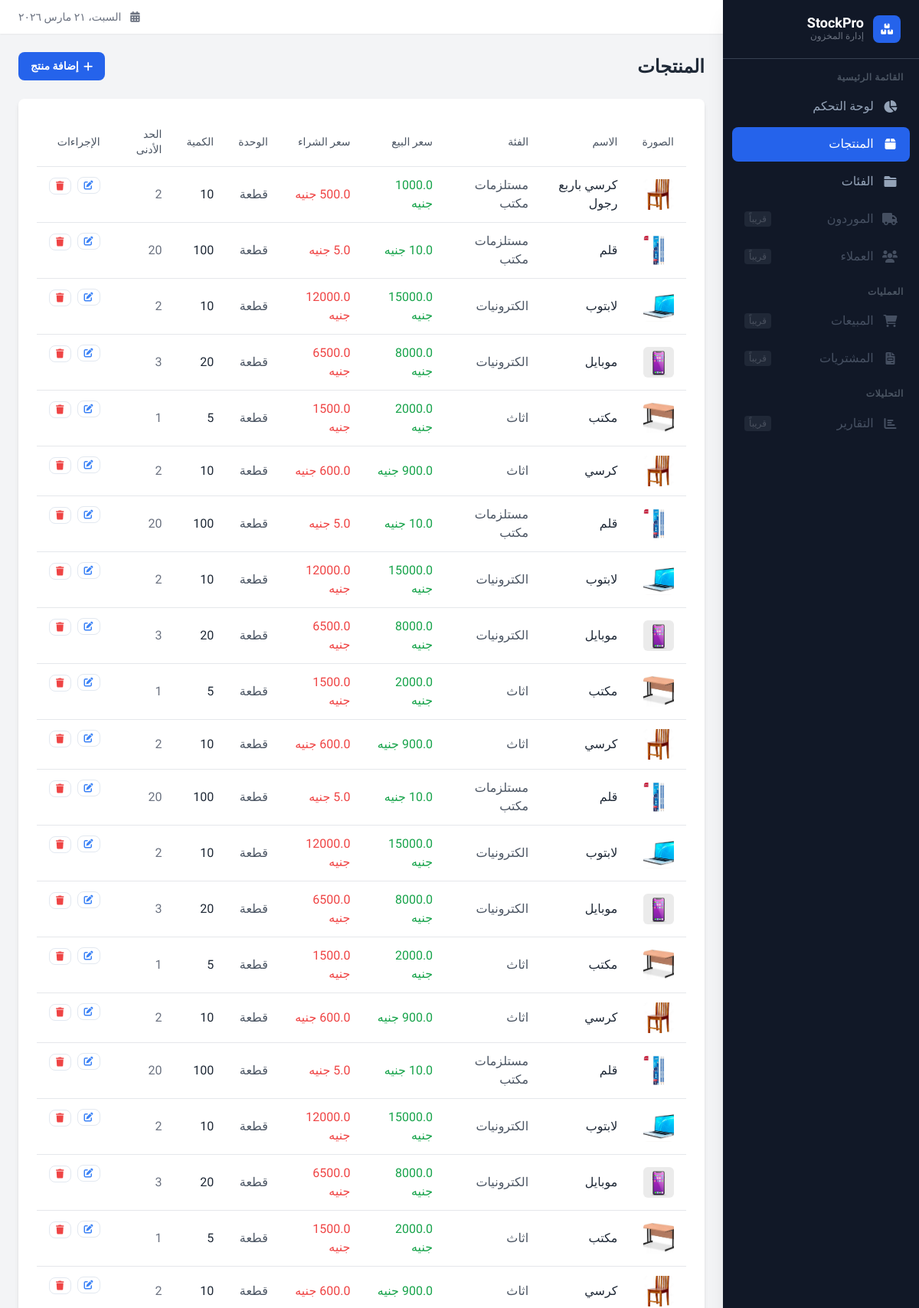
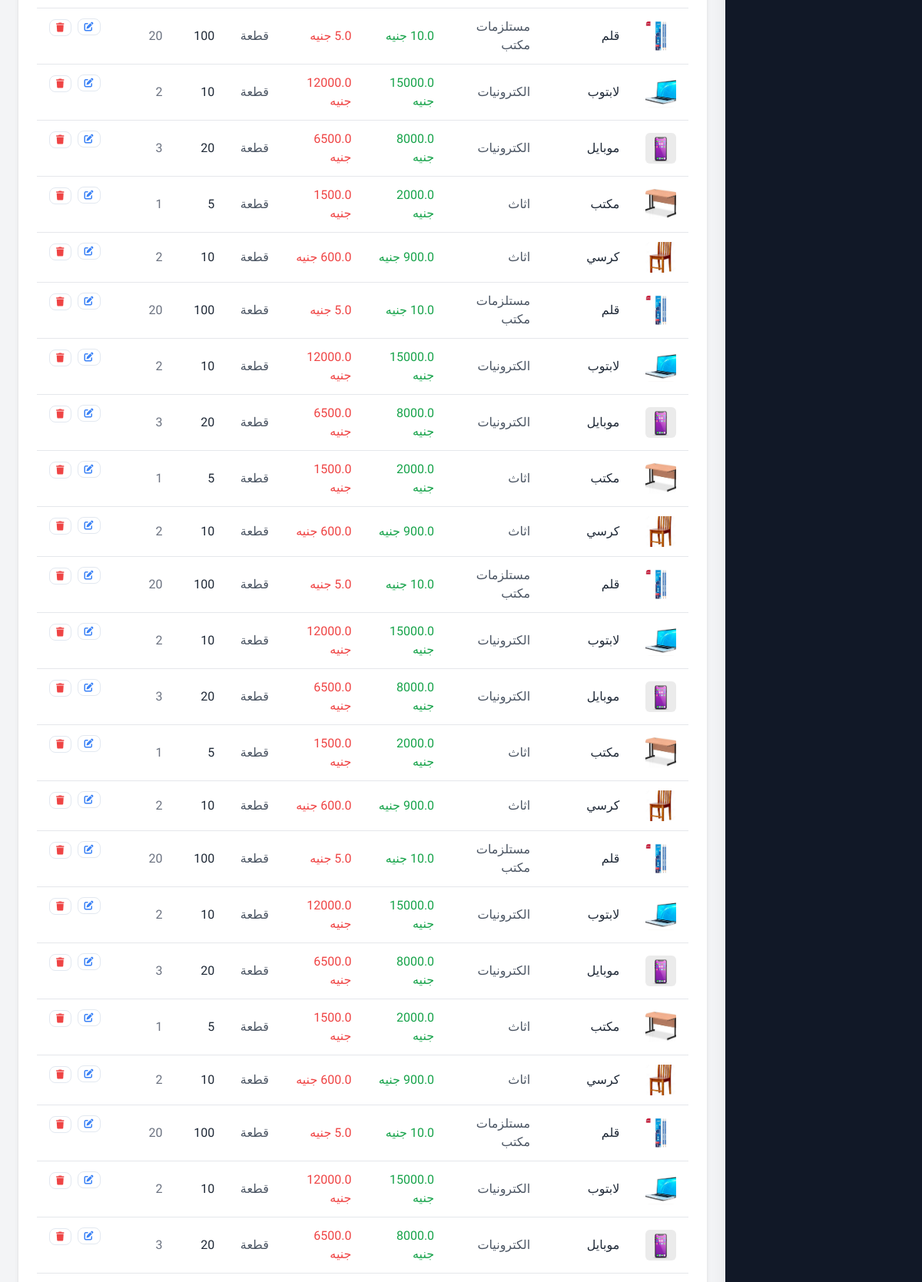
Page /products (upper part) on the committed database (2 pictures, top to bottom).
### tables this page shows
CREATE TABLE products ( --جدول المنتجات
    id integer primary key autoincrement,
    name text not null,
    category_id integer not null,
    price_for_sale real not null,
    price_for_buy real not null,
    photo_url text not null,
    unit text not null,
    quantity_by_unit  integer default 0 not null,
    min_quantity integer default 0 not null,
    foreign key (category_id) references categories(id)
);

CREATE TABLE categories ( --جدول الاقسام
    id integer primary key autoincrement,
    name text not null unique
);

### app.py (the view)
@stokpro.route('/products')
def productPage():
    conn = get_db_connection()
    products = conn.execute('''
        SELECT
            products.*,
            categories.name AS category_name
        FROM products
        JOIN categories ON products.category_id = categories.id
    ''').fetchall()
    conn.close()
    return render_template('products.html', products=products)

### app.py (called while the page is built)
def get_db_connection():
    conn = sqlite3.connect('database/stockpro.db')
    conn.row_factory = sqlite3.Row
    return conn

### templates/products.html (shortened to what this page needs)
{% extends "base.html" %}
{% block content %}
<div class="flex justify-between items-center mb-6">
    <h1 class="text-2xl font-bold text-gray-800">المنتجات</h1>
    <a href="{{ url_for('productPageadd') }}"
       class="btn btn-primary">
       <i class="fas fa-plus"></i> إضافة منتج
    </a>
</div>
<div class="bg-white rounded-lg shadow-md p-6">
    <div class="overflow-x-auto">
        <table class="w-full">
            <thead>
                <tr class="border-b">
                    <th class="text-right py-3 px-4 text-sm font-medium text-gray-600">الصورة</th>
                    <th class="text-right py-3 px-4 text-sm font-medium text-gray-600">الاسم</th>
                    <th class="text-right py-3 px-4 text-sm font-medium text-gray-600">الفئة</th>
                    <th class="text-right py-3 px-4 text-sm font-medium text-gray-600">سعر البيع</th>
                    <th class="text-right py-3 px-4 text-sm font-medium text-gray-600">سعر الشراء</th>
                    <th class="text-right py-3 px-4 text-sm font-medium text-gray-600">الوحدة</th>
                    <th class="text-right py-3 px-4 text-sm font-medium text-gray-600">الكمية</th>
                    <th class="text-right py-3 px-4 text-sm font-medium text-gray-600">الحد الأدنى</th>
                    <th class="text-right py-3 px-4 text-sm font-medium text-gray-600">الإجراءات</th>
                </tr>
            </thead>
            <tbody>
                {% for product in products %}
                <tr class="border-b hover:bg-gray-50">
                    <td class="py-3 px-4">
                        <img src="{{ url_for('static', filename='images/products/' + product.photo_url) }}"
                             alt="{{ product.name }}"
                             class="w-10 h-10 object-cover rounded-md">
                    </td>
                    <td class="py-3 px-4 font-medium text-gray-800">{{ product.name }}</td>
                    <td class="py-3 px-4 text-gray-600">{{ product.category_name or '-' }}</td>
                    <td class="py-3 px-4 text-green-600 font-medium">{{ product.price_for_sale }} جنيه</td>
                    <td class="py-3 px-4 text-red-500">{{ product.price_for_buy }} جنيه</td>
                    <td class="py-3 px-4 text-gray-600">{{ product.unit }}</td>
                    <td class="py-3 px-4">
                        {% if product.quantity_by_unit <= product.min_quantity %}
                            <span class="bg-red-100 text-red-700 text-xs font-medium px-2 py-1 rounded-full">
                                {{ product.quantity_by_unit }}
                            </span>
                        {% else %}
                            <span class="text-gray-800">{{ product.quantity_by_unit }}</span>
                        {% endif %}
                    </td>
                    <td class="py-3 px-4 text-gray-500">{{ product.min_quantity }}</td>
                    <td class="py-3 px-4 flex items-center gap-2">
                        <a href="{{ url_for('productPageedit', id=product.id) }}"
                           class="btn btn-ghost text-xs px-2 py-1">
                            <i class="fas fa-edit text-blue-500"></i>
                        </a>
                        <form action="{{ url_for('productPagedelete', id=product.id) }}"
                              method="POST"
                              onsubmit="return confirm('هل أنت متأكد من حذف {{ product.name }}؟')"
                              style="display:inline;">
                            <button type="submit" class="btn btn-ghost text-xs px-2 py-1">
                                <i class="fas fa-trash text-red-500"></i>
                            </button>
                        </form>
                    </td>
                </tr>
                {% endfor %}
            </tbody>
        </table>
    </div>
</div>
{% endblock %}

### static/style.css (style rules this page uses)
:root { --primary: #2563eb; --success: #10b981; --warning: #f59e0b; --danger: #ef4444; --dark: #1f2937; --transition: all 0.25s ease; }
* { font-family: 'Cairo', sans-serif; box-sizing: border-box; }
body { direction: rtl; background-color: #f1f5f9; }
.btn { display: inline-flex; align-items: center; gap: 0.4rem; padding: 0.5rem 1rem; border-radius: 0.5rem; font-size: 0.875rem; font-weight: 600; cursor: pointer; border: none; transition: var(--transition); text-decoration: none; }
.btn-primary { background: var(--primary); color: #fff; }
.btn-ghost { background: transparent; color: #6b7280; border: 1px solid #e2e8f0; }

### templates/base.html (style rules this page uses)
* { font-family: 'Cairo', sans-serif; }

### rows in the picture
products: photo_url (picture), name "كرسي باربع رجول", name "مستلزمات مكتب", price_for_sale "1000.0", unit "قطعة", quantity_by_unit "10", min_quantity "2"
products: photo_url (picture), name "قلم", name "مستلزمات مكتب", unit "قطعة", quantity_by_unit "100", min_quantity "20"
products: photo_url (picture), name "لابتوب", name "الكترونيات", price_for_sale "15000.0", price_for_buy "12000.0", unit "قطعة", quantity_by_unit "10", min_quantity "2"
products: photo_url (picture), name "موبايل", name "الكترونيات", price_for_sale "8000.0", price_for_buy "6500.0", unit "قطعة", quantity_by_unit "20", min_quantity "3"
products: photo_url (picture), name "مكتب", name "اثاث", price_for_sale "2000.0", price_for_buy "1500.0", unit "قطعة", quantity_by_unit "5", min_quantity "1"
products: photo_url (picture), name "كرسي", name "اثاث", unit "قطعة", quantity_by_unit "10", min_quantity "2"
products: photo_url (picture), name "قلم", name "مستلزمات مكتب", unit "قطعة", quantity_by_unit "100", min_quantity "20"
products: photo_url (picture), name "لابتوب", name "الكترونيات", price_for_sale "15000.0", price_for_buy "12000.0", unit "قطعة", quantity_by_unit "10", min_quantity "2"
products: photo_url (picture), name "موبايل", name "الكترونيات", price_for_sale "8000.0", price_for_buy "6500.0", unit "قطعة", quantity_by_unit "20", min_quantity "3"
products: photo_url (picture), name "مكتب", name "اثاث", price_for_sale "2000.0", price_for_buy "1500.0", unit "قطعة", quantity_by_unit "5", min_quantity "1"
products: photo_url (picture), name "كرسي", name "اثاث", unit "قطعة", quantity_by_unit "10", min_quantity "2"
products: photo_url (picture), name "قلم", name "مستلزمات مكتب", unit "قطعة", quantity_by_unit "100", min_quantity "20"
products: photo_url (picture), name "لابتوب", name "الكترونيات", price_for_sale "15000.0", price_for_buy "12000.0", unit "قطعة", quantity_by_unit "10", min_quantity "2"
products: photo_url (picture), name "موبايل", name "الكترونيات", price_for_sale "8000.0", price_for_buy "6500.0", unit "قطعة", quantity_by_unit "20", min_quantity "3"
products: photo_url (picture), name "مكتب", name "اثاث", price_for_sale "2000.0", price_for_buy "1500.0", unit "قطعة", quantity_by_unit "5", min_quantity "1"
products: photo_url (picture), name "كرسي", name "اثاث", unit "قطعة", quantity_by_unit "10", min_quantity "2"
products: photo_url (picture), name "قلم", name "مستلزمات مكتب", unit "قطعة", quantity_by_unit "100", min_quantity "20"
products: photo_url (picture), name "لابتوب", name "الكترونيات", price_for_sale "15000.0", price_for_buy "12000.0", unit "قطعة", quantity_by_unit "10", min_quantity "2"
products: photo_url (picture), name "موبايل", name "الكترونيات", price_for_sale "8000.0", price_for_buy "6500.0", unit "قطعة", quantity_by_unit "20", min_quantity "3"
products: photo_url (picture), name "مكتب", name "اثاث", price_for_sale "2000.0", price_for_buy "1500.0", unit "قطعة", quantity_by_unit "5", min_quantity "1"
products: photo_url (picture), name "كرسي", name "اثاث", unit "قطعة", quantity_by_unit "10", min_quantity "2"
products: photo_url (picture), name "قلم", name "مستلزمات مكتب", unit "قطعة", quantity_by_unit "100", min_quantity "20"
products: photo_url (picture), name "لابتوب", name "الكترونيات", price_for_sale "15000.0", price_for_buy "12000.0", unit "قطعة", quantity_by_unit "10", min_quantity "2"
products: photo_url (picture), name "موبايل", name "الكترونيات", price_for_sale "8000.0", price_for_buy "6500.0", unit "قطعة", quantity_by_unit "20", min_quantity "3"
products: photo_url (picture), name "مكتب", name "اثاث", price_for_sale "2000.0", price_for_buy "1500.0", unit "قطعة", quantity_by_unit "5", min_quantity "1"
products: photo_url (picture), name "كرسي", name "اثاث", unit "قطعة", quantity_by_unit "10", min_quantity "2"
products: photo_url (picture), name "قلم", name "مستلزمات مكتب", unit "قطعة", quantity_by_unit "100", min_quantity "20"
products: photo_url (picture), name "لابتوب", name "الكترونيات", price_for_sale "15000.0", price_for_buy "12000.0", unit "قطعة", quantity_by_unit "10", min_quantity "2"
products: photo_url (picture), name "موبايل", name "الكترونيات", price_for_sale "8000.0", price_for_buy "6500.0", unit "قطعة", quantity_by_unit "20", min_quantity "3"
products: photo_url (picture), name "مكتب", name "اثاث", price_for_sale "2000.0", price_for_buy "1500.0", unit "قطعة", quantity_by_unit "5", min_quantity "1"
products: photo_url (picture), name "كرسي", name "اثاث", unit "قطعة", quantity_by_unit "10", min_quantity "2"
products: photo_url (picture), name "قلم", name "مستلزمات مكتب", unit "قطعة", quantity_by_unit "100", min_quantity "20"
products: photo_url (picture), name "لابتوب", name "الكترونيات", price_for_sale "15000.0", price_for_buy "12000.0", unit "قطعة", quantity_by_unit "10", min_quantity "2"
products: photo_url (picture), name "موبايل", name "الكترونيات", price_for_sale "8000.0", price_for_buy "6500.0", unit "قطعة", quantity_by_unit "20", min_quantity "3"
products: photo_url (picture), name "مكتب", name "اثاث", price_for_sale "2000.0", price_for_buy "1500.0", unit "قطعة", quantity_by_unit "5", min_quantity "1"
products: photo_url (picture), name "كرسي", name "اثاث", unit "قطعة", quantity_by_unit "10", min_quantity "2"
products: photo_url (picture), name "قلم", name "مستلزمات مكتب", unit "قطعة", quantity_by_unit "100", min_quantity "20"
products: photo_url (picture), name "لابتوب", name "الكترونيات", price_for_sale "15000.0", price_for_buy "12000.0", unit "قطعة", quantity_by_unit "10", min_quantity "2"
products: photo_url (picture), name "موبايل", name "الكترونيات", price_for_sale "8000.0", price_for_buy "6500.0", unit "قطعة", quantity_by_unit "20", min_quantity "3"
products: photo_url (picture), name "مكتب", name "اثاث", price_for_sale "2000.0", price_for_buy "1500.0", unit "قطعة", quantity_by_unit "5", min_quantity "1"
products: photo_url (picture), name "كرسي", name "اثاث", unit "قطعة", quantity_by_unit "10", min_quantity "2"
products: photo_url (picture), name "قلم", name "مستلزمات مكتب", unit "قطعة", quantity_by_unit "100", min_quantity "20"
products: photo_url (picture), name "لابتوب", name "الكترونيات", price_for_sale "15000.0", price_for_buy "12000.0", unit "قطعة", quantity_by_unit "10", min_quantity "2"
products: photo_url (picture), name "موبايل", name "الكترونيات", price_for_sale "8000.0", price_for_buy "6500.0", unit "قطعة", quantity_by_unit "20", min_quantity "3"
